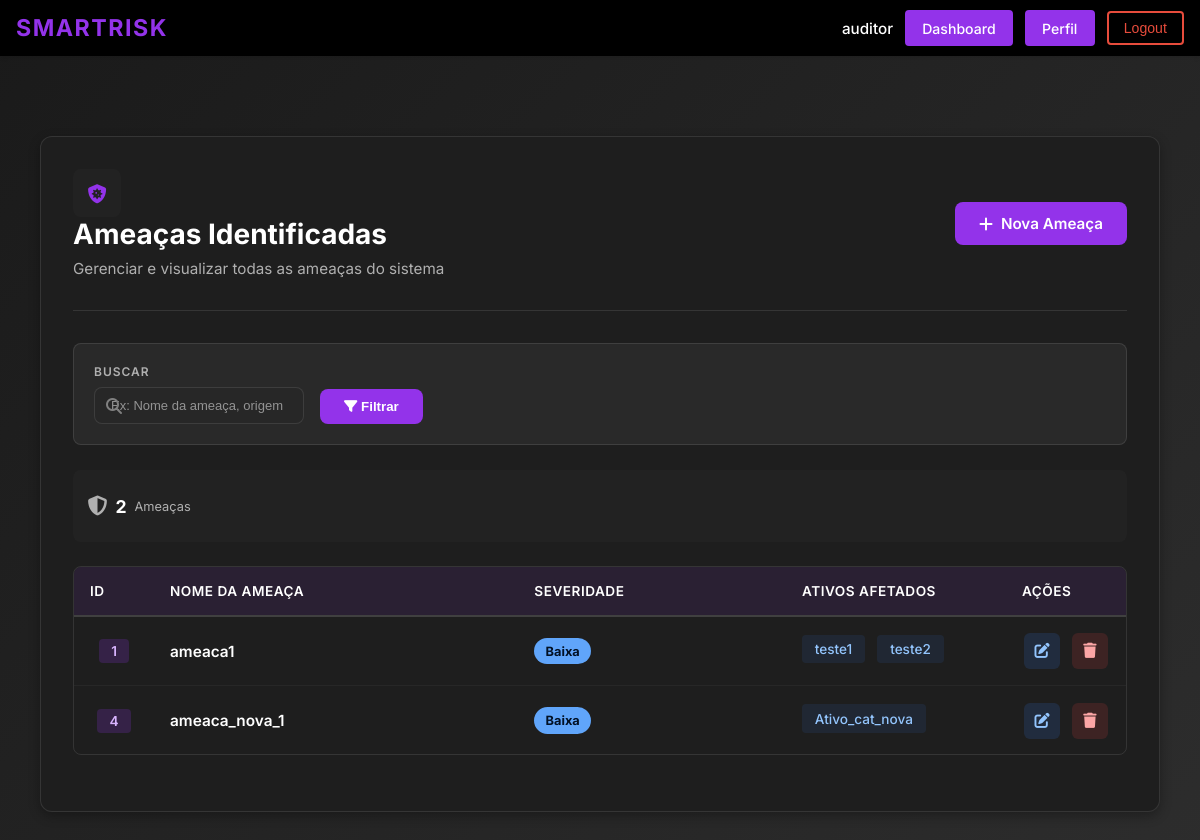
The app's page /lista_ameacas/ (signed in) with its own data.
### ismsapp/models.py (models this page shows, shortened)
class Ameaca(models.Model):
    """The name/title of the threat."""
    nome = models.CharField(
        max_length=255,
        help_text="Nome ou título da ameaça (ex: Ransomware Cryptolocker).",
    )
    """The assets that this threat targets. A threat can affect multiple assets."""
    ativos = models.ManyToManyField(
        Ativo,
        related_name = "ameacas",
        help_text = "Os ativos que esta ameaça tem como alvo.",
    )
    class Meta:
        verbose_name = "Ameaça"
        verbose_name_plural = "Ameaças"

class Ativo(models.Model):
    """Name/identifier of the asset (e.g., 'Servidor de Banco de Dados Prod-01')."""
    nome = models.CharField(
        max_length=255,
        default="Ativo",
        help_text="Nome único ou identificador do ativo (ex.: 'Servidor de Banco de Dados Prod-01').",
    )
    """Foreign key to the asset category that classifies this asset."""
    categoria = models.ForeignKey(
        CategoriaAtivo,
        on_delete=models.SET_NULL,
        null=True,
        related_name="ativos",
        help_text="Categoria que classifica este ativo.",
    )
    """Numeric score for the Confidentiality dimension, indicating how sensitive the asset's information is. Higher values mean greater damage if data is disclosed without authorization."""
    confidencialidade = models.PositiveSmallIntegerField(
        verbose_name = "Confidencialidade (C)",
        default = 0,
        help_text = (
            "Grau de sensibilidade das informações deste ativo. "
            "Uma pontuação mais alta indica maior prejuízo caso os dados sejam divulgados sem autorização."
        ),
    )
    """Numeric score for the Integrity dimension, indicating how critical it is that the asset's data remains accurate and unaltered. Higher values mean greater harm if data is modified or corrupted."""
    integridade = models.PositiveSmallIntegerField(
        verbose_name = "Integridade (I)",
        default = 0,
        help_text = (
            "Grau de criticalidade do dado deste ativo. "
            "Uma pontuação mais alta indica maior dano se os dados forem modificados ou corrompidos."
        ),
    )
    """Numeric score for the Availability dimension, indicating how important it is that the asset is accessible when needed. Higher values mean more severe impact if the asset becomes unavailable."""
    disponibilidade = models.PositiveSmallIntegerField(
        verbose_name = "Disponibilidade (D)",
        default = 0,
        help_text = (
            "Grau de importância do acesso a este ativo quando necessário. "
            "Uma pontuação mais alta indica impacto mais severo se o ativo se tornar indisponível."
        ),
    )
    """The Privacy dimension score, indicating how much the asset handles personal data subject to privacy regulations. Higher values mean greater exposure to privacy-related obligations and risks."""
    privacidade = models.PositiveSmallIntegerField(
        verbose_name = "Privacidade (P)",
        default = 0,
        help_text = (
            "O grau em que este ativo lida com dados pessoais sujeitos a regulamentações de privacidade. "
            "Uma pontuação mais alta indica maior exposição a obrigações e riscos relacionados à privacidade."
        ),
    )
    """Composite CIDP weight calculated from the four dimension scores previously defined. This value is used in risk scoring to reflect the overall criticality of the asset. Consider overriding the save() method or using a @property to automatically keep this value in sync whenever any of the individual dimension scores are updated."""
    peso_cidp = models.DecimalField(
        max_digits = 5,
        decimal_places = 2,
        default = 0,
        help_text = (
            "Peso composto CIDP calculado a partir das quatro pontuações de dimensão acima. "
        ),
    )
    class Meta:
        verbose_name = "Ativo"
        verbose_name_plural = "Ativos"

### ismsapp/views.py (the view)
# urls.py: path("lista_ameacas/", views.ReadAmeacaView.as_view(), name="lista_ameacas"),
class ReadAmeacaView(View):
    template_name = "ismsapp/lista_ameacas.html"
    def _check_permission(self, user):
        if not user.is_authenticated:
            return False
        user_profile = getattr(user, 'profile', None)
        if not user_profile:
            return False
        return True
    def _check_edit_permission(self, user):
        if not user.is_authenticated:
            return False
        user_profile = getattr(user, 'profile', None)
        if not user_profile:
            return False
        allowed_actors = [
            UserProfile.Actor.AUDITOR,
            UserProfile.Actor.ANALISTA
        ]
        return user_profile.actor_type in allowed_actors
    @method_decorator(login_required(login_url="login"))
    def get(self, request, *args, **kwargs):
        if not self._check_permission(request.user):
            return redirect('dashboard')
        from .models import Ameaca
        from django.db.models import Q
        search_query = request.GET.get('search', '').strip()
        from django.core.paginator import Paginator
        ameacas = Ameaca.objects.prefetch_related('ativos', 'vulnerabilidades').all()
        if search_query:
            ameacas = ameacas.filter(
                Q(nome__icontains=search_query) |
                Q(ativos__nome__icontains=search_query)
            ).distinct()
        from django.db.models import Count
        total_ameacas = ameacas.count()
        ameacas_sem_ativos = ameacas.annotate(num_ativos=Count('ativos')).filter(num_ativos=0).count()
        ameacas_criticas = ameacas.annotate(num_vulns=Count('vulnerabilidades')).filter(num_vulns__gte=5).count()
        try:
            per_page = int(request.GET.get('per_page', 25))
        except (TypeError, ValueError):
            per_page = 25
        paginator = Paginator(ameacas, per_page)
        page_number = request.GET.get('page')
        page_obj = paginator.get_page(page_number)
        ameacas_page = page_obj.object_list
        pode_editar_deletar = self._check_edit_permission(request.user)
        contexto = {
            'ameacas': ameacas_page,
            'pode_editar_deletar': pode_editar_deletar,
            'search_query': search_query,
            'page_obj': page_obj,
            'per_page': per_page,
            'total_ameacas': total_ameacas,
            'ameacas_sem_ativos': ameacas_sem_ativos,
            'ameacas_criticas': ameacas_criticas,
        }
        return render(request, self.template_name, contexto)

### ismsapp/templates/ismsapp/lista_ameacas.html (shortened to what this page needs)
{% extends "ismsapp/base.html" %}
{% load static %}
{% block extra_css %}
    <link href="https://cdnjs.cloudflare.com/ajax/libs/font-awesome/6.4.0/css/all.min.css" rel="stylesheet">
    <link href="{% static 'css/ismsapp/lista_ameacas.css' %}" rel="stylesheet">
{% endblock %}
{% block content %}
    <div class="lista-container">
        <div class="lista-card">
            <div class="lista-header">
                                <div class="header-content">
                                        <div class="title-icon" aria-hidden="true"><i class="fas fa-shield-virus"></i></div>
                                        <div>
                                            <h1>Ameaças Identificadas</h1>
                                            <p class="subtitle">Gerenciar e visualizar todas as ameaças do sistema</p>
                                        </div>
                                </div>
                {% if pode_editar_deletar %}
                <a href="{% url 'deteccao_ameaca' %}" class="btn-add-threat">
                    <i class="fas fa-plus"></i> Nova Ameaça
                </a>
                {% endif %}
            </div>
            <div class="filter-section">
                <form method="get" class="filter-form">
                    <div class="filter-group">
                        <label for="search">Buscar</label>
                        <div class="search-input-wrapper">
                            <i class="fas fa-search" aria-hidden="true"></i>
                            <input autocomplete="off" type="text" id="search" name="search" value="{{ search_query }}" placeholder="Ex: Nome da ameaça, origem ou ativo">
                        </div>
                    </div>
                    <button type="submit" class="filter-button">
                        <i class="fas fa-filter" aria-hidden="true"></i> Filtrar
                    </button>
                </form>
            </div>
            <div class="stats-grid" role="region" aria-label="Estatísticas de ameaças">
                <div class="stat-card">
                    <div class="stat-icon"><i class="fas fa-shield-alt"></i></div>
                    <div class="stat-value">{{ total_ameacas }}</div>
                    <div class="stat-label">Ameaças</div>
                </div>
            </div>
            {% if ameacas %}
                <div class="threats-table-wrapper">
                    <table class="threats-table">
                        <thead>
                            <tr>
                                <th>ID</th>
                                <th>Nome da Ameaça</th>
                                <th>Severidade</th>
                                <th>Ativos Afetados</th>
                                <th>Ações</th>
                            </tr>
                        </thead>
                        <tbody>
                            {% for ameaca in ameacas %}
                                <tr>
                                    <td class="threat-id-cell" data-label="ID">
                                        <span class="id-badge">{{ ameaca.id }}</span>
                                    </td>
                                    <td class="threat-name-cell" data-label="Ameaça">
                                        {{ ameaca.nome }}
                                    </td>
                                    <td class="threat-severity-cell" data-label="Severidade">
                                        {% with vc=ameaca.vulnerabilidades.count %}
                                            {% if vc >= 5 %}
                                                <span class="severity-badge severity-critical">Crítico</span>
                                            {% elif vc >= 3 %}
                                                <span class="severity-badge severity-high">Alta</span>
                                            {% elif vc == 2 %}
                                                <span class="severity-badge severity-medium">Média</span>
                                            {% elif vc == 1 %}
                                                <span class="severity-badge severity-low">Baixa</span>
                                            {% else %}
                                                <span class="severity-badge severity-none">Sem avaliação</span>
                                            {% endif %}
                                        {% endwith %}
                                    </td>
                                    <td class="threat-assets-cell" data-label="Ativos">
                                        {% if ameaca.ativos.all %}
                                            {% for ativo in ameaca.ativos.all %}
                                                <span class="asset-badge">{{ ativo.nome }}</span>
                                            {% endfor %}
                                        {% else %}
                                            <span class="asset-badge empty">Nenhum ativo</span>
                                        {% endif %}
                                    </td>
                                    <td class="threat-actions-cell" data-label="Ações">
                                        <div class="action-buttons">
                                        {% if pode_editar_deletar %}
                                            <a href="{% url 'editar_ameaca' ameaca.id %}" class="action-btn edit-btn" title="Editar" aria-label="Editar ameaça {{ ameaca.nome }}">
                                                <i class="fas fa-edit" aria-hidden="true"></i>
                                            </a>
                                            <button type="button" class="action-btn delete-btn js-delete-trigger" title="Deletar" aria-label="Deletar ameaça {{ ameaca.nome }}" data-delete-url="{% url 'deletar_ameaca' ameaca.id %}" data-delete-name="{{ ameaca.nome }}">
                                                <i class="fas fa-trash" aria-hidden="true"></i>
                                            </button>
                                        {% endif %}
                                        </div>
                                    </td>
                                </tr>
                            {% endfor %}
                        </tbody>
                    </table>
                </div>
            {% endif %}
        </div>
    </div>
{% endblock %}

### ismsapp/templates/ismsapp/base.html (shortened to what this page needs)
{% load static %}
<!DOCTYPE html>
<html lang="en">
<head>
    <link rel="stylesheet" href="{% static 'css/ismsapp/header.css' %}">
    {% block extra_css %}{% endblock %}
</head>
<body class="{% block body_class %}{% endblock %}">
    <header class="isms-header" role="banner">
        <div class="header-container">
            <a href="{% url 'home' %}" class="header-logo" aria-label="SmartRisk home">
                <span class="logo-text">SmartRisk</span>
            </a>
            <nav id="site-navigation" class="header-nav" role="navigation" aria-label="Main Navigation">
                {% if user.is_authenticated %}
                    <div class="nav-user">
                        <span class="username">{{ user.username }}</span>
                        <a href="{% url 'dashboard' %}" class="nav-button dashboard-button {% if request.resolver_match.url_name == 'dashboard' %}active{% endif %}" aria-label="Dashboard">
                            Dashboard
                        </a>
                        <a href="{% url 'profile' %}" class="nav-button profile-button {% if request.resolver_match.url_name == 'profile' %}active{% endif %}" aria-label="Profile">
                            Perfil
                        </a>
                        <form action="{% url 'logout' %}" method="post" style="display:inline;">
                            <button type="submit" class="nav-button logout-button" aria-label="Logout">Logout</button>
                        </form>
                    </div>
                {% endif %}
            </nav>
        </div>
    </header>
    <main id="main-content" class="main-content">
        <div class="content-container">
            {% block content %}{% endblock %}
        </div>
    </main>
</body>
</html>

### ismsapp/static/css/ismsapp/header.css (style rules this page uses)
.isms-header { background-color: #000000; color: white; padding: 0.65rem 0; box-shadow: 0 2px 4px rgba(0, 0, 0, 0.1); position: sticky; top: 0; z-index: 100; }
.header-container { max-width: 1200px; margin: 0 auto; padding: 0 1rem; display: flex; justify-content: space-between; align-items: center; }
.header-logo { text-decoration: none; color: white; display: flex; align-items: center; gap: 0.5rem; }
.logo-text { font-size: 1.45rem; font-weight: 700; letter-spacing: 1.5px; color: #9333ea; text-transform: uppercase; transition: color 0.3s ease; }
.header-nav { display: flex; align-items: center; gap: 0.75rem; }
.nav-user, .nav-auth { display: flex; align-items: center; gap: 0.75rem; }
.username { font-size: 0.95rem; color: #ffffff; font-weight: 500; padding: 0; background-color: transparent; }
.nav-button { padding: 0.45rem 0.95rem; border-radius: 4px; text-decoration: none; font-size: 0.88rem; font-weight: 500; transition: all 0.3s ease; cursor: pointer; border: none; display: inline-block; }
.profile-button { background-color: #9333ea; color: white; border: 2px solid #9333ea; }
.dashboard-button { background-color: #9333ea; color: white; border: 2px solid #9333ea; }
.logout-button { background-color: transparent; color: #e74c3c; border: 2px solid #e74c3c; }
.main-content { max-width: 1200px; margin: 2rem auto; padding: 0 1.5rem; }

### records on screen
Ameaca: id "1", nome "ameaca1"
Ativo: nome "teste1"
Ativo: nome "teste2"
Ameaca: id "4", nome "ameaca_nova_1"
Ativo: nome "Ativo_cat_nova"

### other values on screen
{{ user.username }} "auditor"
{{ total_ameacas }} "2"
